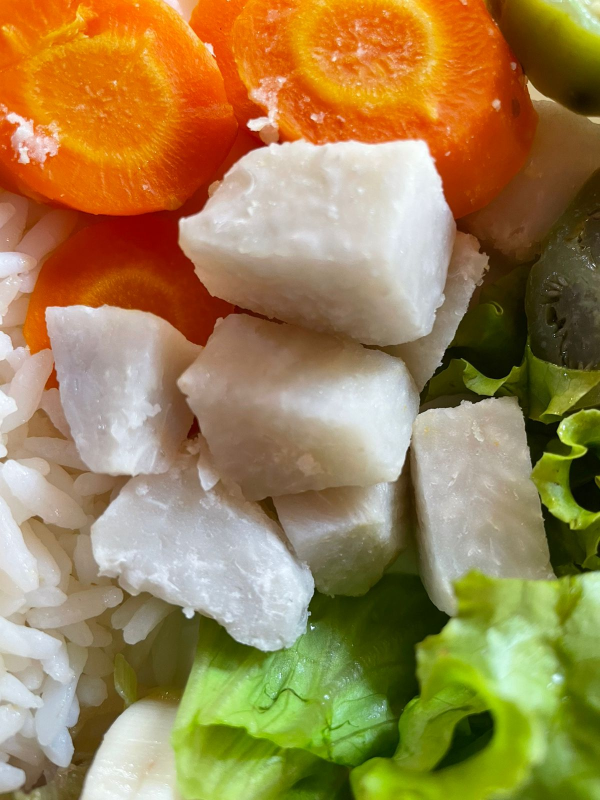
#> input picture raw/144f750a-WhatsApp_Image_2023-03-12_at_11.23.46.jpeg, 1200 x 1600 px (shown at 1/2 size); its folder holds 4 pictures in this run
$ python convert_image.py
#> lines starting #> are read from the running program, lines starting #| are printed output that depends on the picture
"""
convert_image
Get all files en raw, resize to 608x608 and write
with new name in converted
 ...

Attributes
----------

down_width : int
        value to resize width, yolo default 608
down_height : int
        value to resize height, yolo default 608
path_raw : string
        directory name for source image, default ./raw
path_converted : string
        diretory name with images resized, default '../converted/'

Whot to use:
------------

python convert_image.py

Author:
------
André Eppinghaus

References:
----------
 - https://learnopencv.com/image-resizing-with-opencv/
 - https://docs.python.org/3/library/os.html
 - https://docs.opencv.org/4.x/
 - https://realpython.com/documenting-python-code/

"""
import os
import cv2
import numpy as np

#
# Resolution for yolo
#
down_width = 608
down_height = 608
path_raw = 'raw'
path_converted='../converted/'
# cd raw
os.chdir(path_raw)

#list files
files_path = [os.path.abspath(x) for x in os.listdir()]
count=1

for file in files_path:
    print('\n File read: '+file)
    filename_converted=path_converted+str(count)+'.jpeg'

    # Read the image using imread function
    image = cv2.imread(file)
#> image is the input picture: shape (1600, 1200, 3); mean B, G, R 81.4, 131.3, 157.5
    # cv2.imshow('Original Image', image)
    # break

    # let's downscale the image using new  width and height
    down_points = (down_width, down_height)
    resized = cv2.resize(image, down_points, interpolation= cv2.INTER_LINEAR)
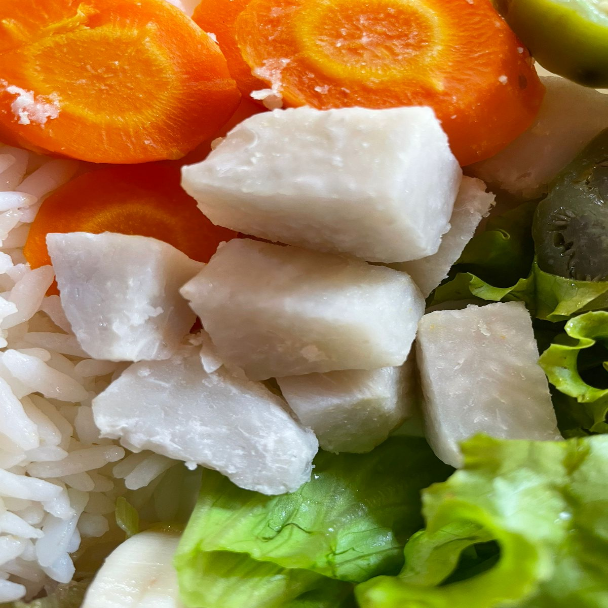
#> resized: shape (608, 608, 3); mean B, G, R 81.3, 131.2, 157.4
    cv2.imwrite(filename_converted, resized)
    print('\n File writed: '+filename_converted)
    count = count + 1
#> pass 2 of the loop `for file in files_path:`:
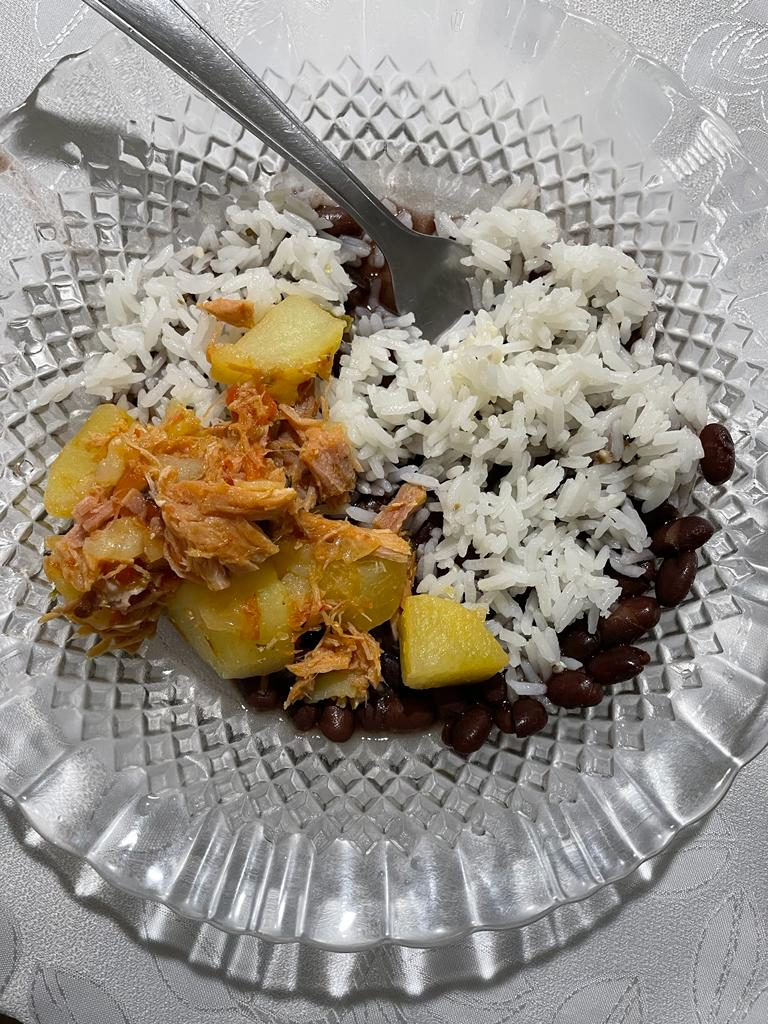
#> input picture raw/18401649-imagem3.jpeg, 768 x 1024 px
#> image is the input picture: shape (1024, 768, 3); mean B, G, R 132.7, 144, 151.6
#> `resized = cv2.resize(image, down_points, interpolation= cv2.INTER_LINE..`:
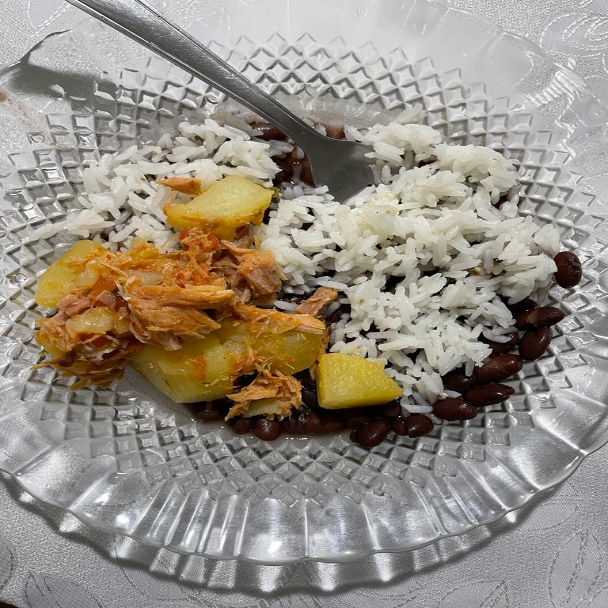
#> resized: shape (608, 608, 3); mean B, G, R 132.6, 143.9, 151.4
#> pass 3 of the loop `for file in files_path:`:
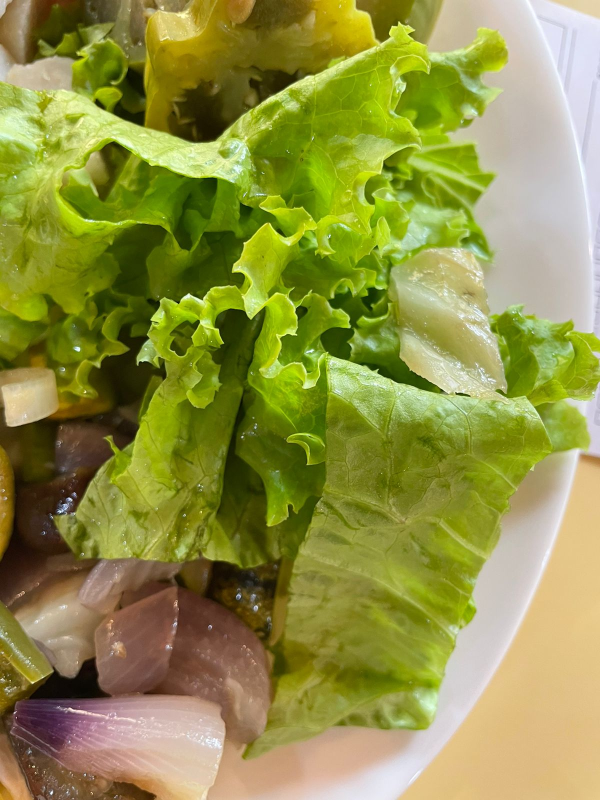
#> input picture raw/1f5254a1-WhatsApp_Image_2023-03-12_at_11.23.11.jpeg, 1200 x 1600 px (shown at 1/2 size)
#> image is the input picture: shape (1600, 1200, 3); mean B, G, R 69.8, 145.3, 144.8
#> `resized = cv2.resize(image, down_points, interpolation= cv2.INTER_LINE..`:
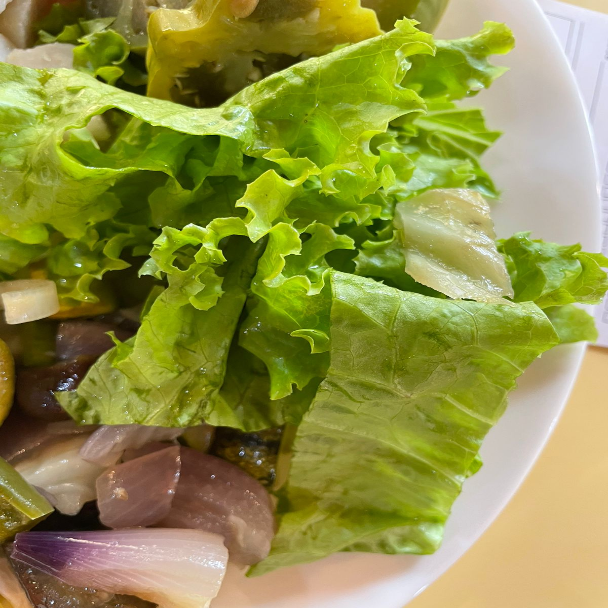
#> resized: shape (608, 608, 3); mean B, G, R 69.8, 145.2, 144.7
#> the loop made 4 passes; the first 3 are shown
